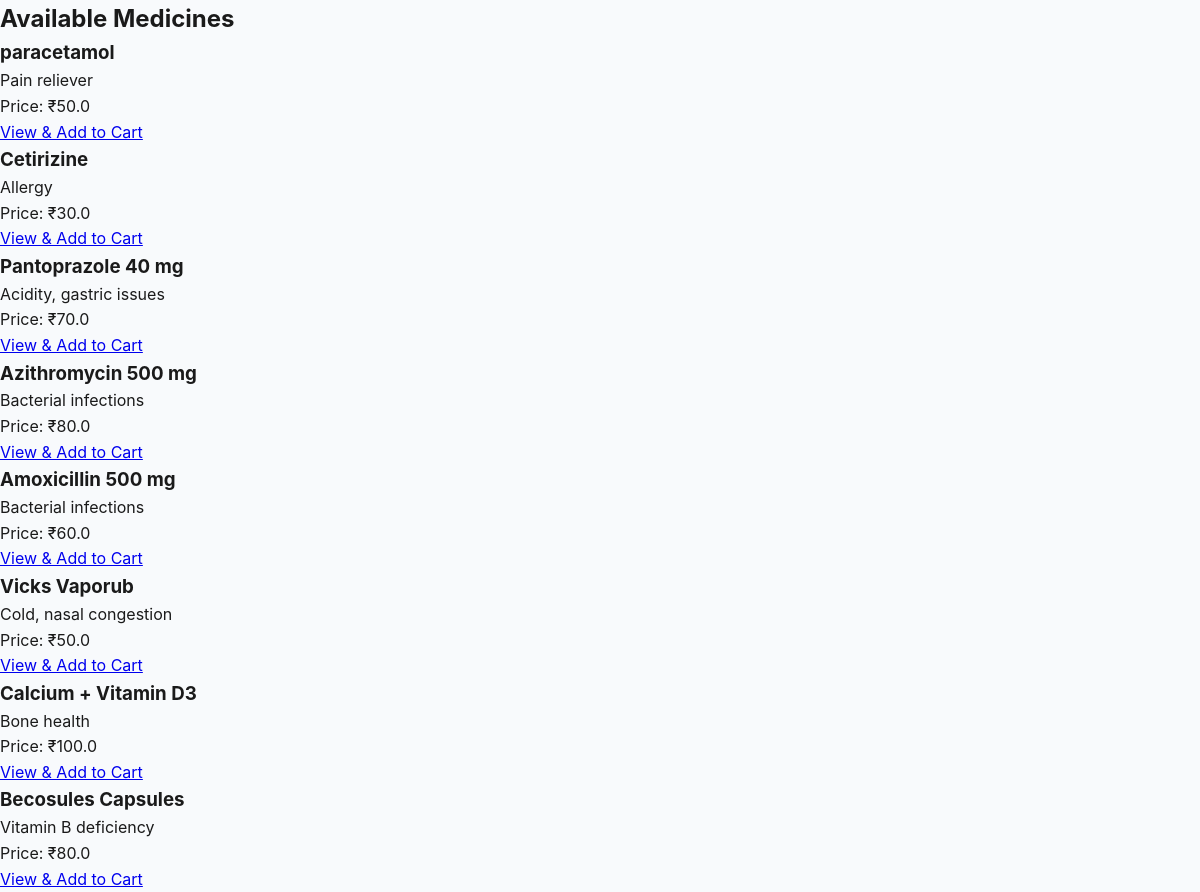
Screenshot of /medicines/ with the database file from the repository.
### app/models.py (models this page shows, shortened)
class Medicine(models.Model):
    name = models.CharField(max_length=100)
    description = models.TextField()
    price = models.FloatField()
    stock = models.PositiveIntegerField(default=0)

### app/views.py (the view)
# urls.py: path('medicines/', views.medicine_list, name='medicine_list'),
def medicine_list(request):
    medicines = Medicine.objects.all()
    return render(request, 'medicine_list.html', {'medicines': medicines})

### templates/medicine_list.html (shortened to what this page needs)
<!DOCTYPE html>
<html lang="en">
<head>
    {% load static %}
    <link rel="stylesheet" href="{% static 'css/medicine.css' %}">
</head>
<body>
    <h2>Available Medicines</h2>
    <div class="medicine-list">
        {% for medicine in medicines %}
        <div class="medicine-item">
            <h3>{{ medicine.name }}</h3>
            <p>{{ medicine.description|truncatewords:20 }}</p>
            <p>Price: ₹{{ medicine.price }}</p>
            <a href="{% url 'medicine_detail' medicine.id %}">View & Add to Cart</a>
        </div>
        {% endfor %}
    </div>
</body>
</html>

### static/css/medicine.css (style rules this page uses)
* { margin: 0; padding: 0; box-sizing: border-box; }
:root { --primary-color: #089163; --primary-dark: #066d4a; --secondary-color: #007aff; --accent-color: #ff6b6b; --text-dark: #1a1a1a; --text-gray: #6b7280; --bg-light: #f8fafc; --bg-white: #ffffff; --shadow-sm: 0 1px 2px 0 rgba(0, 0, 0, 0.05); --shadow-md: 0 4px 6px -1px rgba(0, 0, 0, 0.1); --shadow-lg: 0 10px 15px -3px rgba(0, 0, 0, 0.1); --shadow-xl: 0 20px 25px -5px rgba(0, 0, 0, 0.1); }
body { font-family: 'Inter', -apple-system, BlinkMacSystemFont, 'Segoe UI', sans-serif; background-color: var(--bg-light); color: var(--text-dark); line-height: 1.6; }

### rows the page displays
Medicine: name "paracetamol", description "Pain reliever", price "50.0"
Medicine: name "Cetirizine", description "Allergy", price "30.0"
Medicine: name "Pantoprazole 40 mg", description "Acidity, gastric issues", price "70.0"
Medicine: name "Azithromycin 500 mg", description "Bacterial infections", price "80.0"
Medicine: name "Amoxicillin 500 mg", description "Bacterial infections", price "60.0"
Medicine: name "Vicks Vaporub", description "Cold, nasal congestion", price "50.0"
Medicine: name "Calcium + Vitamin D3", description "Bone health", price "100.0"
Medicine: name "Becosules Capsules", description "Vitamin B deficiency", price "80.0"
